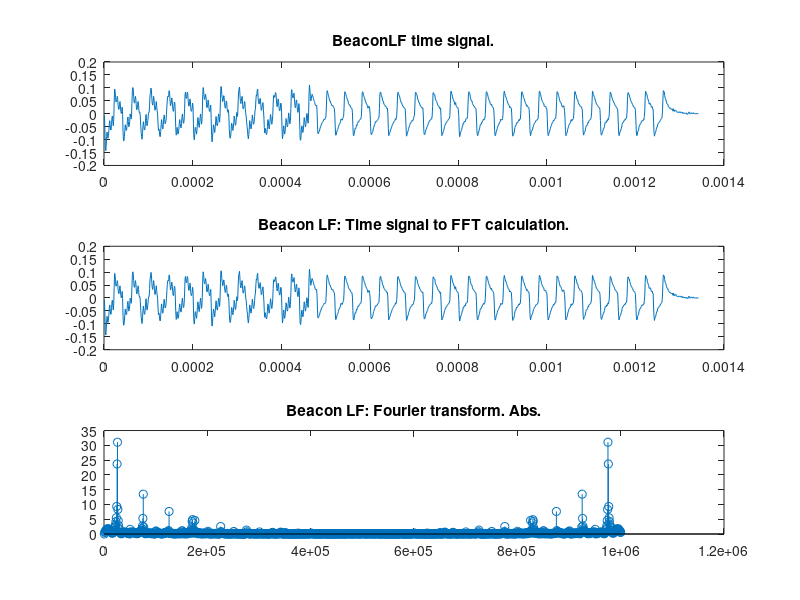
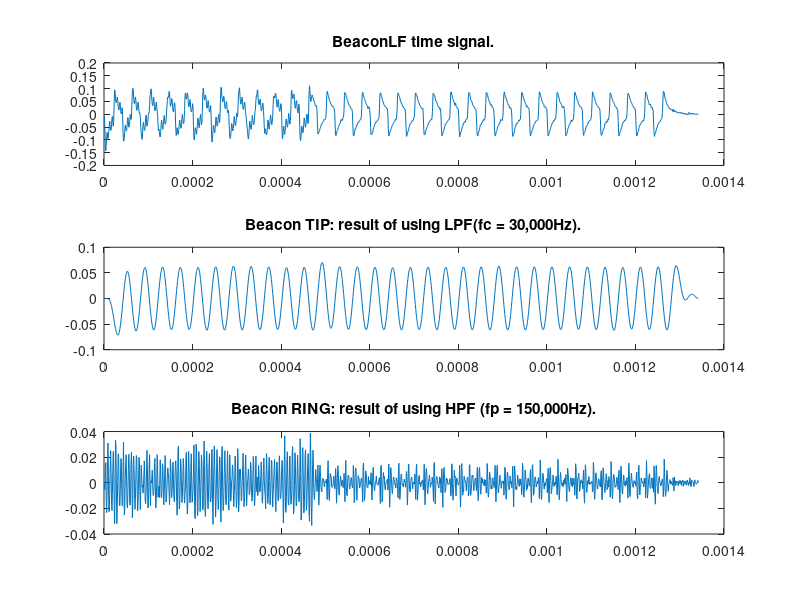

Recreate these plots in MATLAB, in order.
%mducng/SoC/D2/G2touch
%%%%%%%%%%%%%%%%%%%%%%%%%%%%%%%%%%%%%%%%%%%%%%%%%%%%%%%%%%%%%%%%%%%%%%%%%%%
clc;
clear;
close all;
%%%%%%%%%%%%%%%%%%%%%%%%%%%%%%%%%%%%%%%%%%%%%%%%%%%%%%%%%%%%%%%%%%%%%%%%%%%
% load txt file
load EVB1M.txt;
dataraw             = EVB1M;
temp                = size(dataraw);
length_full         = temp(1);
x_full              = dataraw;
%%%%%%%%%%%%%%%%%%%%%%%%%%%%%%%%%%%%%%%%%%%%%%%%%%%%%%%%%%%%%%%%%%%%%%%%%%%
Fs                  = 10^6;  
dt                  = 1/Fs;
t_full              = (0:1:length_full-1)*dt;
%%%%%%%%%%%%%%%%%%%%%%%%%%%%%%%%%%%%%%%%%%%%%%%%%%%%%%%%%%%%%%%%%%%%%%%%%%%
% load Beacon LF:
x_beaconLF_raw      = x_full(1:1:1342);
% Substract mean:
x_beaconLF          = x_beaconLF_raw - mean(x_beaconLF_raw);
t_beaconLF          = (1:1:length(x_beaconLF))*dt;
% FFT calculation for BeaconLF
Nfft                = length(x_beaconLF);
deltaF              = Fs/Nfft;
tVectors            = (1:Nfft)*dt;
fVectors            = (1:Nfft)*deltaF;
% Beacon LF part to FFT calculation
fftBeaconLFTem      = fft(x_beaconLF(1:1:Nfft),Nfft);
fftBeaconLF         = abs(fftBeaconLFTem);
%%%%%%%%%%%%%%%%%%%%%%%%%%%%%%%%%%%%%%%%%%%%%%%%%%%%%%%%%%%%%%%%%%%%%%%%%%%
% plot Full Beacon LF
figure(1);
subplot(3,1,1);
plot(t_beaconLF,x_beaconLF);
title('BeaconLF time signal.');
% plot time signal
subplot(3,1,2);
plot(tVectors,x_beaconLF(1:Nfft));
title("Beacon LF: Time signal to FFT calculation.");
%axis([0 Nfft*1/Fs 0 1*scale]);
% plot fft output
subplot(3,1,3);
stem(fVectors,fftBeaconLF);
title('Beacon LF: Fourier transform. Abs.'); 
%axis([0 Fs 0 Nfft/2*scale]);
%axis([0 Fs 0 25]);
%%%%%%%%%%%%%%%%%%%%%%%%%%%%%%%%%%%%%%%%%%%%%%%%%%%%%%%%%%%%%%%%%%%%%%%%%%%
%%%%%%%%%%%%%%%%%%%%%%%%%%%%%%%%%%%%%%%%%%%%%%%%%%%%%%%%%%%%%%%%%%%%%%%%%%%
% filter lowpass design
Fs                      = 1000000;                     % sampling frequency (Hz)
wc                      = 30000;                       % Cutoff frequency
n                       = 6;                           % filter order = 2*n = 12
w1                      = (2*wc)/Fs;
[b1, a1]                = butter(n,w1);
%%%%%%%%%%%%%%%%%%%%%%%%%%%%%%%%%%%%%%%%%%%%%%%%%%%%%%%%%%%%%%%%%%%%%%%%%%%
% filter highpass design
Fs                      = 1000000;                     % sampling frequency (Hz)
wp                      = 150000;                      % highpass frequency
n                       = 6;                           % filter order = 2*n = 12
wn                      = (2*wp)/Fs;
[b2, a2]                = butter(n,wn,'high');
%%%%%%%%%%%%%%%%%%%%%%%%%%%%%%%%%%%%%%%%%%%%%%%%%%%%%%%%%%%%%%%%%%%%%%%%%%%
x_beaconLF_lp           = filter(b1,a1,x_beaconLF);
x_beaconLF_hp           = filter(b2,a2,x_beaconLF);
%%%%%%%%%%%%%%%%%%%%%%%%%%%%%%%%%%%%%%%%%%%%%%%%%%%%%%%%%%%%%%%%%%%%%%%%%%%
figure(2);
subplot(3,1,1);
plot(t_beaconLF,x_beaconLF);
title('BeaconLF time signal.');
% plot time signal
subplot(3,1,2);
plot(t_beaconLF,x_beaconLF_lp);
title('Beacon TIP: result of using LPF(fc = 30,000Hz).');
%axis([0 Nfft*1/Fs 0 1*scale]);
% plot fft output
subplot(3,1,3);
plot(t_beaconLF,x_beaconLF_hp);
title('Beacon RING: result of using HPF (fp = 150,000Hz).');